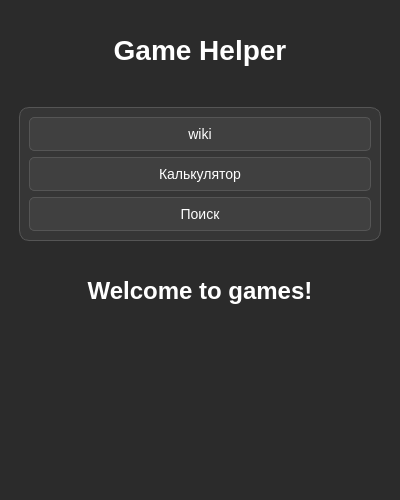
<?xml version="1.0" encoding="UTF-8"?>
<ui version="4.0">
 <class>MainWindow</class>
 <widget class="QMainWindow" name="MainWindow">
  <property name="geometry">
   <rect>
    <x>0</x>
    <y>0</y>
    <width>400</width>
    <height>500</height>
   </rect>
  </property>
  <property name="windowTitle">
   <string>Game Helper</string>
  </property>
  <property name="styleSheet">
   <string notr="true">QMainWindow {
    background-color: #2b2b2b;
    color: white;
}
QPushButton {
    background-color: #404040;
    color: white;
    border: 1px solid #555555;
    border-radius: 5px;
    padding: 8px 15px;
    font-size: 14px;
    min-width: 120px;
}
QPushButton:hover {
    background-color: #505050;
}
QPushButton:pressed {
    background-color: #606060;
}
QLabel {
    color: white;
    font-size: 16px;
}
#welcomeLabel {
    font-size: 24px;
    font-weight: bold;
    color: #ffffff;
    margin: 20px;
}
#frame {
    background-color: #363636;
    border: 1px solid #555555;
    border-radius: 10px;
    margin: 10px;
}
</string>
  </property>
  <widget class="QWidget" name="centralwidget">
   <layout class="QVBoxLayout" name="verticalLayout">
    <item>
     <widget class="QLabel" name="titleLabel">
      <property name="text">
       <string>Game Helper</string>
      </property>
      <property name="alignment">
       <set>Qt::AlignCenter</set>
      </property>
      <property name="styleSheet">
       <string notr="true">font-size: 28px;
font-weight: bold;
color: #ffffff;
margin: 15px;
padding: 10px;</string>
      </property>
     </widget>
    </item>
    <item>
     <widget class="QFrame" name="frame">
      <property name="frameShape">
       <enum>QFrame::StyledPanel</enum>
      </property>
      <property name="frameShadow">
       <enum>QFrame::Raised</enum>
      </property>
      <layout class="QVBoxLayout" name="verticalLayout_2">
       <item>
        <widget class="QPushButton" name="wikiButton">
         <property name="text">
          <string>wiki</string>
         </property>
        </widget>
       </item>
       <item>
        <widget class="QPushButton" name="calculatorButton">
         <property name="text">
          <string>Калькулятор</string>
         </property>
        </widget>
       </item>
       <item>
        <widget class="QPushButton" name="searchButton">
         <property name="text">
          <string>Поиск</string>
         </property>
        </widget>
       </item>
      </layout>
     </widget>
    </item>
    <item>
     <widget class="QLabel" name="welcomeLabel">
      <property name="text">
       <string>Welcome to games!</string>
      </property>
      <property name="alignment">
       <set>Qt::AlignCenter</set>
      </property>
     </widget>
    </item>
    <item>
     <spacer name="verticalSpacer">
      <property name="orientation">
       <enum>Qt::Vertical</enum>
      </property>
      <property name="sizeHint" stdset="0">
       <size>
        <width>20</width>
        <height>40</height>
       </size>
      </property>
     </spacer>
    </item>
   </layout>
  </widget>
 </widget>
 <resources/>
 <connections/>
</ui>
